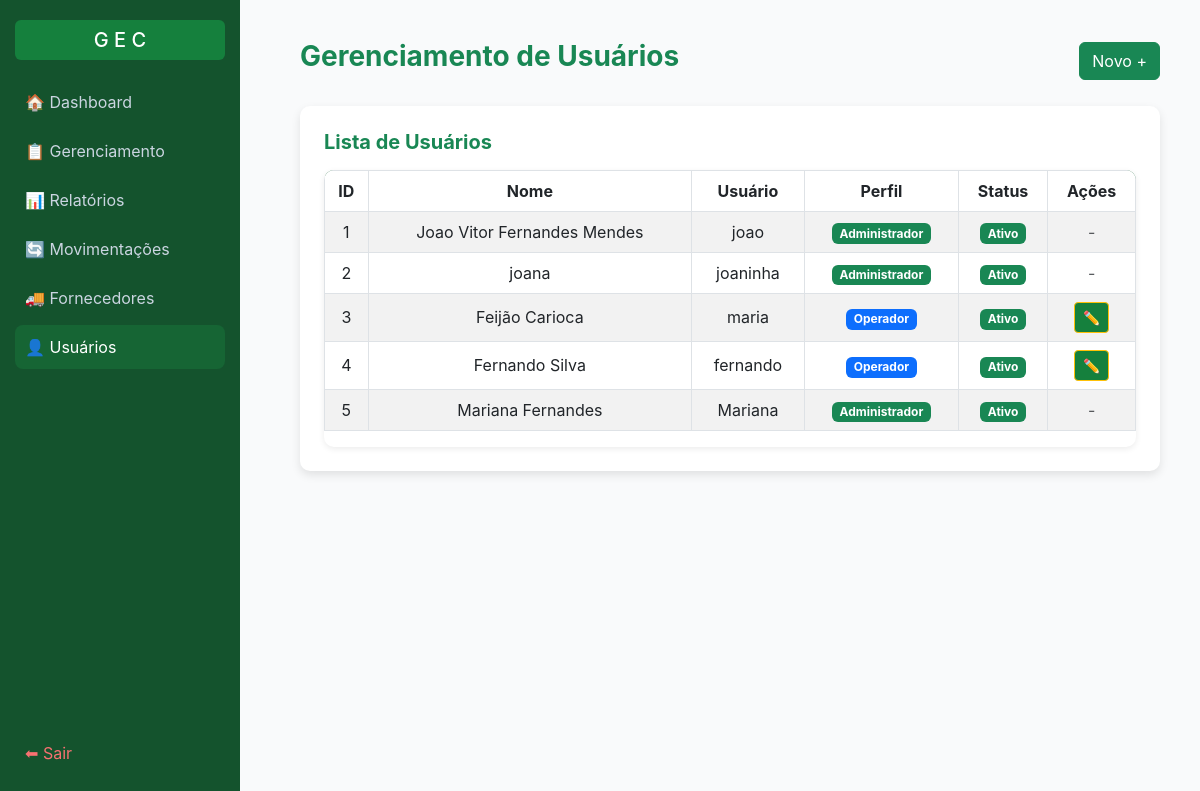
The app's page /usuarios (signed in), older data.
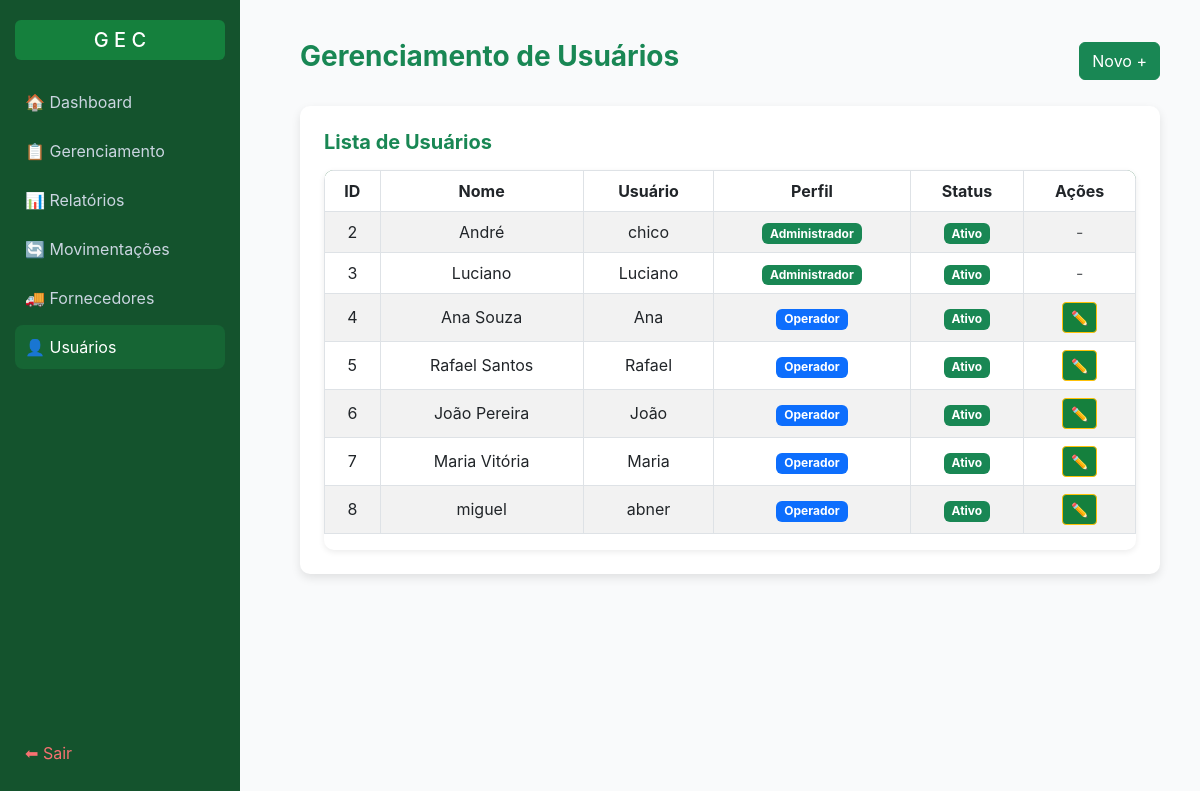
The same page, newer data.
### tables this page shows
CREATE TABLE "usuarios" (
	"id"	INTEGER,
	"nome"	TEXT NOT NULL,
	"usuario"	TEXT NOT NULL,
	"senha"	TEXT NOT NULL,
	"perfil"	TEXT NOT NULL DEFAULT 'operador',
    "ativo" TEXT NOT NULL DEFAULT 1,
	PRIMARY KEY("id" AUTOINCREMENT)
);

### app.py (the view)
@app.route("/usuarios")
@admin_required
def listar_usuarios():
    conn = conectar()
    cur = conn.cursor()
    cur.execute("SELECT id, nome, usuario, perfil, CAST(ativo AS INTEGER) FROM usuarios ORDER BY id ASC")
    usuarios = cur.fetchall()
    conn.close()
    return render_template("usuarios/listar.html", usuarios=usuarios)

### app.py (called while the page is built)
def admin_required(f):
    @wraps(f)
    def wrapper(*args, **kwargs):
        if not session.get("usuario"):
            flash("Faça login primeiro!")
            return redirect(url_for("login"))
        if session.get("perfil") != "admin":
            flash("Acesso restrito a administradores.")
            return redirect(url_for("home"))
        return f(*args, **kwargs)
    return wrapper

### data/db.py (called while the page is built)
def conectar():
    return sqlite3.connect("data/estoque.db")

### templates/usuarios/listar.html (shortened to what this page needs)
<!DOCTYPE html>
<html lang="pt-BR">
<head>
  <link href="https://cdn.jsdelivr.net/npm/bootstrap@5.3.0/dist/css/bootstrap.min.css" rel="stylesheet">
</head>
<body>
 <div class="sidebar">
    <div>
      <h5>G E C</h5>
      <a href="{{ url_for('home') }}">🏠 Dashboard</a>
      <a href="{{ url_for('gerenciamento') }}">📋 Gerenciamento</a>
      <a href="{{ url_for('relatorios') }}">📊 Relatórios</a>
      <a href="{{ url_for('movimentacao') }}">🔄 Movimentações</a>
      {% if session.perfil == "admin" %}
      <a href="{{ url_for('listar_forn') }}">🚚 Fornecedores</a>
      <a href="{{ url_for('listar_usuarios') }}" class="active">👤 Usuários</a>
      {% endif %}
    </div>
    <div>
      <a href="{{ url_for('login') }}" class="logout" style="color:#f87171">⬅ Sair</a>
    </div>
  </div>
  <div class="content">
    <div class="d-flex justify-content-between align-items-center mb-4">
      <h3 class="fw-bold text-success">Gerenciamento de Usuários</h3>
      <a href="{{ url_for('cadastrar_usuario') }}" class="btn btn-success">Novo +</a>
    </div>
    <div class="card p-4">
      <h5 class="fw-bold text-success mb-3">Lista de Usuários</h5>
      <div class="table-container">
        <table class="table table-striped table-bordered align-middle">
          <thead>
            <tr class="text-center">
              <th>ID</th>
              <th>Nome</th>
              <th>Usuário</th>
              <th>Perfil</th>
              <th>Status</th>
              <th>Ações</th>
            </tr>
          </thead>
          <tbody>
            {% if usuarios %}
              {% for u in usuarios %}
              <tr>
                <td>{{ u[0] }}</td>
                <td>{{ u[1] }}</td>
                <td>{{ u[2] }}</td>
                <td>
                  {% if u[3] == 'admin' %}
                    <span class="badge bg-success">Administrador</span>
                  {% else %}
                    <span class="badge bg-primary">Operador</span>
                  {% endif %}
                </td>
                <td>
                    <span class="badge bg-success">Ativo</span>
                </td>
                <td>
                  {% if u[3] != 'admin' %}
                    <a href="{{ url_for('editar_usuario', id=u[0]) }}"
                       class="btn btn-warning btn-sm"
                       style="background-color:#15803d;">✏️</a>
                  {% else %}
                    <span class="text-muted">-</span>
                  {% endif %}
                </td>
              </tr>
              {% endfor %}
            {% else %}
              <tr>
                <td colspan="6" class="text-center text-muted">Nenhum usuário encontrado.</td>
              </tr>
            {% endif %}
          </tbody>
        </table>
      </div>
    </div>
  </div>
</body>
</html>

### templates/usuarios/listar.html (style rules this page uses)
body { background-color: #f9fafb; font-family: "Inter", sans-serif; }
.sidebar { height: 100vh; width: 240px; background-color: #14532d; color: #fff; position: fixed; top: 0; left: 0; padding: 20px 15px; display: flex; flex-direction: column; justify-content: space-between; }
.sidebar h5 { color: #fff; margin-bottom: 20px; text-align: center; background-color: #15803d; border-radius: 6px; padding: 8px 0; }
.sidebar a { display: block; color: #cbd5e1; text-decoration: none; padding: 10px; border-radius: 8px; margin-bottom: 5px; transition: 0.2s; }
.sidebar a:hover, .sidebar a.active { background-color: #166534; color: #fff; }
.logout { color: #f87171; }
.content { margin-left: 260px; padding: 40px; }
.card { border: none; border-radius: 10px; box-shadow: 0 4px 10px rgba(0,0,0,0.1); }
.table-container { border-radius: 10px; overflow: hidden; box-shadow: 0 2px 6px rgba(0,0,0,0.08); }
.table thead { background-color: #166534; color: white; }
td { text-align: center; }

Row changes from the older to the newer data that the page shows:
removed usuarios: id "1", nome "Joao Vitor Fernandes Mendes", usuario "joao", perfil "Administrador"
changed usuarios id 2: nome "joana" → "André"; usuario "joaninha" → "chico"
changed usuarios id 3: nome "Feijão Carioca" → "Luciano"; usuario "maria" → "Luciano"; perfil "Operador ✏️" → "Administrador -"
changed usuarios id 4: nome "Fernando Silva" → "Ana Souza"; usuario "fernando" → "Ana"
changed usuarios id 5: nome "Mariana Fernandes" → "Rafael Santos"; usuario "Mariana" → "Rafael"; perfil "Administrador -" → "Operador ✏️"
added usuarios: id "6", nome "João Pereira", usuario "João", perfil "Operador"
added usuarios: id "7", nome "Maria Vitória", usuario "Maria", perfil "Operador"
added usuarios: id "8", nome "miguel", usuario "abner", perfil "Operador"
